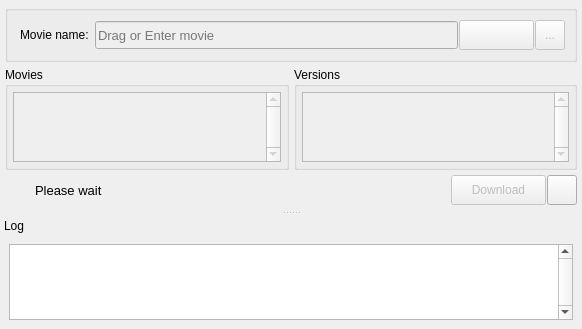
<?xml version="1.0" encoding="UTF-8"?>
<ui version="4.0">
 <class>SubiTMainWindow</class>
 <widget class="QMainWindow" name="SubiTMainWindow">
  <property name="geometry">
   <rect>
    <x>0</x>
    <y>0</y>
    <width>582</width>
    <height>322</height>
   </rect>
  </property>
  <property name="sizeIncrement">
   <size>
    <width>1</width>
    <height>1</height>
   </size>
  </property>
  <property name="baseSize">
   <size>
    <width>1</width>
    <height>1</height>
   </size>
  </property>
  <property name="contextMenuPolicy">
   <enum>Qt::DefaultContextMenu</enum>
  </property>
  <property name="acceptDrops">
   <bool>true</bool>
  </property>
  <property name="windowTitle">
   <string>SubiT</string>
  </property>
  <property name="windowIcon">
   <iconset resource="images.qrc">
    <normaloff>:/Global/icon-icon.png</normaloff>:/Global/icon-icon.png</iconset>
  </property>
  <property name="layoutDirection">
   <enum>Qt::LeftToRight</enum>
  </property>
  <property name="autoFillBackground">
   <bool>true</bool>
  </property>
  <property name="iconSize">
   <size>
    <width>128</width>
    <height>128</height>
   </size>
  </property>
  <property name="toolButtonStyle">
   <enum>Qt::ToolButtonIconOnly</enum>
  </property>
  <property name="animated">
   <bool>true</bool>
  </property>
  <property name="documentMode">
   <bool>false</bool>
  </property>
  <property name="tabShape">
   <enum>QTabWidget::Rounded</enum>
  </property>
  <property name="dockNestingEnabled">
   <bool>true</bool>
  </property>
  <property name="dockOptions">
   <set>QMainWindow::AllowNestedDocks|QMainWindow::AnimatedDocks</set>
  </property>
  <property name="unifiedTitleAndToolBarOnMac">
   <bool>false</bool>
  </property>
  <widget class="QWidget" name="mainWidget">
   <property name="sizePolicy">
    <sizepolicy hsizetype="Expanding" vsizetype="Expanding">
     <horstretch>0</horstretch>
     <verstretch>0</verstretch>
    </sizepolicy>
   </property>
   <layout class="QVBoxLayout" name="verticalLayout_2">
    <property name="spacing">
     <number>5</number>
    </property>
    <property name="margin">
     <number>5</number>
    </property>
    <item>
     <widget class="QGroupBox" name="inputGroupBox">
      <property name="title">
       <string/>
      </property>
      <property name="flat">
       <bool>false</bool>
      </property>
      <layout class="QHBoxLayout" name="horizontalLayout">
       <property name="spacing">
        <number>1</number>
       </property>
       <item>
        <widget class="QLabel" name="movieNameLabel">
         <property name="enabled">
          <bool>true</bool>
         </property>
         <property name="minimumSize">
          <size>
           <width>0</width>
           <height>0</height>
          </size>
         </property>
         <property name="maximumSize">
          <size>
           <width>16777215</width>
           <height>16777215</height>
          </size>
         </property>
         <property name="styleSheet">
          <string notr="true">padding-right: 2px</string>
         </property>
         <property name="text">
          <string>Movie name:</string>
         </property>
        </widget>
       </item>
       <item>
        <widget class="QLineEdit" name="movieNameLineEdit">
         <property name="enabled">
          <bool>false</bool>
         </property>
         <property name="sizePolicy">
          <sizepolicy hsizetype="MinimumExpanding" vsizetype="Preferred">
           <horstretch>0</horstretch>
           <verstretch>0</verstretch>
          </sizepolicy>
         </property>
         <property name="minimumSize">
          <size>
           <width>50</width>
           <height>28</height>
          </size>
         </property>
         <property name="maximumSize">
          <size>
           <width>16777215</width>
           <height>28</height>
          </size>
         </property>
         <property name="baseSize">
          <size>
           <width>0</width>
           <height>0</height>
          </size>
         </property>
         <property name="font">
          <font>
           <pointsize>10</pointsize>
          </font>
         </property>
         <property name="autoFillBackground">
          <bool>false</bool>
         </property>
         <property name="styleSheet">
          <string notr="true">margin-left: 0px;
margin-right: 0px;</string>
         </property>
         <property name="frame">
          <bool>true</bool>
         </property>
         <property name="dragEnabled">
          <bool>true</bool>
         </property>
         <property name="placeholderText">
          <string>Drag or Enter movie</string>
         </property>
        </widget>
       </item>
       <item>
        <widget class="QToolButton" name="movieNameGoToolButton">
         <property name="enabled">
          <bool>false</bool>
         </property>
         <property name="minimumSize">
          <size>
           <width>75</width>
           <height>30</height>
          </size>
         </property>
         <property name="maximumSize">
          <size>
           <width>2</width>
           <height>30</height>
          </size>
         </property>
         <property name="layoutDirection">
          <enum>Qt::LeftToRight</enum>
         </property>
         <property name="text">
          <string/>
         </property>
         <property name="icon">
          <iconset resource="images.qrc">
           <normaloff>:/MainWindow/icon-main-search.png</normaloff>:/MainWindow/icon-main-search.png</iconset>
         </property>
         <property name="iconSize">
          <size>
           <width>22</width>
           <height>22</height>
          </size>
         </property>
         <property name="autoExclusive">
          <bool>false</bool>
         </property>
         <property name="toolButtonStyle">
          <enum>Qt::ToolButtonIconOnly</enum>
         </property>
        </widget>
       </item>
       <item>
        <widget class="QToolButton" name="movieNameBrowseToolButton">
         <property name="enabled">
          <bool>false</bool>
         </property>
         <property name="minimumSize">
          <size>
           <width>30</width>
           <height>30</height>
          </size>
         </property>
         <property name="maximumSize">
          <size>
           <width>30</width>
           <height>30</height>
          </size>
         </property>
         <property name="text">
          <string>...</string>
         </property>
         <property name="iconSize">
          <size>
           <width>20</width>
           <height>20</height>
          </size>
         </property>
         <property name="toolButtonStyle">
          <enum>Qt::ToolButtonTextOnly</enum>
         </property>
        </widget>
       </item>
      </layout>
     </widget>
    </item>
    <item>
     <layout class="QGridLayout" name="selectionScopeLayout">
      <item row="0" column="0">
       <layout class="QHBoxLayout" name="listWidgetsLayout">
        <item>
         <widget class="QGroupBox" name="moviesGroupBox">
          <property name="title">
           <string>Movies</string>
          </property>
          <property name="flat">
           <bool>false</bool>
          </property>
          <layout class="QHBoxLayout" name="horizontalLayout_3">
           <property name="spacing">
            <number>5</number>
           </property>
           <property name="margin">
            <number>5</number>
           </property>
           <item>
            <widget class="QListWidget" name="moviesListWidget">
             <property name="enabled">
              <bool>false</bool>
             </property>
             <property name="sizePolicy">
              <sizepolicy hsizetype="Expanding" vsizetype="Expanding">
               <horstretch>0</horstretch>
               <verstretch>0</verstretch>
              </sizepolicy>
             </property>
             <property name="verticalScrollBarPolicy">
              <enum>Qt::ScrollBarAlwaysOn</enum>
             </property>
             <property name="horizontalScrollBarPolicy">
              <enum>Qt::ScrollBarAlwaysOff</enum>
             </property>
             <property name="autoScroll">
              <bool>false</bool>
             </property>
             <property name="editTriggers">
              <set>QAbstractItemView::NoEditTriggers</set>
             </property>
             <property name="showDropIndicator" stdset="0">
              <bool>false</bool>
             </property>
             <property name="alternatingRowColors">
              <bool>false</bool>
             </property>
             <property name="iconSize">
              <size>
               <width>16</width>
               <height>16</height>
              </size>
             </property>
            </widget>
           </item>
          </layout>
         </widget>
        </item>
        <item>
         <widget class="QGroupBox" name="versionsGroupBox">
          <property name="title">
           <string>Versions</string>
          </property>
          <property name="flat">
           <bool>false</bool>
          </property>
          <layout class="QHBoxLayout" name="horizontalLayout_2" stretch="0">
           <property name="spacing">
            <number>5</number>
           </property>
           <property name="margin">
            <number>5</number>
           </property>
           <item>
            <widget class="QListWidget" name="versionsListWidget">
             <property name="enabled">
              <bool>false</bool>
             </property>
             <property name="verticalScrollBarPolicy">
              <enum>Qt::ScrollBarAlwaysOn</enum>
             </property>
             <property name="horizontalScrollBarPolicy">
              <enum>Qt::ScrollBarAlwaysOff</enum>
             </property>
             <property name="autoScroll">
              <bool>false</bool>
             </property>
             <property name="editTriggers">
              <set>QAbstractItemView::NoEditTriggers</set>
             </property>
             <property name="showDropIndicator" stdset="0">
              <bool>false</bool>
             </property>
            </widget>
           </item>
          </layout>
         </widget>
        </item>
       </layout>
      </item>
     </layout>
    </item>
    <item>
     <layout class="QHBoxLayout" name="bottomLayout">
      <property name="spacing">
       <number>1</number>
      </property>
      <property name="sizeConstraint">
       <enum>QLayout::SetNoConstraint</enum>
      </property>
      <property name="leftMargin">
       <number>0</number>
      </property>
      <item>
       <widget class="QFrame" name="directionLogsFrame">
        <property name="sizePolicy">
         <sizepolicy hsizetype="MinimumExpanding" vsizetype="Fixed">
          <horstretch>0</horstretch>
          <verstretch>0</verstretch>
         </sizepolicy>
        </property>
        <property name="minimumSize">
         <size>
          <width>0</width>
          <height>30</height>
         </size>
        </property>
        <property name="maximumSize">
         <size>
          <width>16777215</width>
          <height>30</height>
         </size>
        </property>
        <property name="autoFillBackground">
         <bool>false</bool>
        </property>
        <property name="styleSheet">
         <string notr="true">padding: 0px;
margin: 0px;</string>
        </property>
        <layout class="QHBoxLayout" name="directionLogsLayout">
         <property name="spacing">
          <number>2</number>
         </property>
         <property name="leftMargin">
          <number>0</number>
         </property>
         <property name="topMargin">
          <number>1</number>
         </property>
         <property name="rightMargin">
          <number>0</number>
         </property>
         <property name="bottomMargin">
          <number>1</number>
         </property>
         <item>
          <widget class="QLabel" name="directionLogsIconLabel">
           <property name="sizePolicy">
            <sizepolicy hsizetype="Preferred" vsizetype="Fixed">
             <horstretch>0</horstretch>
             <verstretch>0</verstretch>
            </sizepolicy>
           </property>
           <property name="minimumSize">
            <size>
             <width>28</width>
             <height>28</height>
            </size>
           </property>
           <property name="maximumSize">
            <size>
             <width>28</width>
             <height>28</height>
            </size>
           </property>
           <property name="styleSheet">
            <string notr="true">padding: 0px;
padding-left: 4px;</string>
           </property>
           <property name="text">
            <string/>
           </property>
           <property name="textFormat">
            <enum>Qt::RichText</enum>
           </property>
           <property name="pixmap">
            <pixmap resource="images.qrc">:/MainWindow/icon-main-info.png</pixmap>
           </property>
           <property name="textInteractionFlags">
            <set>Qt::NoTextInteraction</set>
           </property>
          </widget>
         </item>
         <item>
          <widget class="QLabel" name="directionLogsLabel">
           <property name="enabled">
            <bool>true</bool>
           </property>
           <property name="sizePolicy">
            <sizepolicy hsizetype="MinimumExpanding" vsizetype="Fixed">
             <horstretch>0</horstretch>
             <verstretch>0</verstretch>
            </sizepolicy>
           </property>
           <property name="minimumSize">
            <size>
             <width>0</width>
             <height>28</height>
            </size>
           </property>
           <property name="maximumSize">
            <size>
             <width>16777215</width>
             <height>28</height>
            </size>
           </property>
           <property name="font">
            <font>
             <pointsize>10</pointsize>
            </font>
           </property>
           <property name="styleSheet">
            <string notr="true">padding: 0px;
padding-left: 0px;</string>
           </property>
           <property name="text">
            <string>Please wait</string>
           </property>
           <property name="textFormat">
            <enum>Qt::PlainText</enum>
           </property>
           <property name="scaledContents">
            <bool>false</bool>
           </property>
           <property name="alignment">
            <set>Qt::AlignLeading|Qt::AlignLeft|Qt::AlignVCenter</set>
           </property>
           <property name="textInteractionFlags">
            <set>Qt::NoTextInteraction</set>
           </property>
          </widget>
         </item>
        </layout>
       </widget>
      </item>
      <item>
       <widget class="QToolButton" name="downloadVersionToolButton">
        <property name="enabled">
         <bool>false</bool>
        </property>
        <property name="sizePolicy">
         <sizepolicy hsizetype="Fixed" vsizetype="Fixed">
          <horstretch>0</horstretch>
          <verstretch>0</verstretch>
         </sizepolicy>
        </property>
        <property name="minimumSize">
         <size>
          <width>95</width>
          <height>30</height>
         </size>
        </property>
        <property name="maximumSize">
         <size>
          <width>95</width>
          <height>30</height>
         </size>
        </property>
        <property name="text">
         <string>Download</string>
        </property>
        <property name="icon">
         <iconset resource="images.qrc">
          <normaloff>:/MainWindow/icon-main-download.png</normaloff>:/MainWindow/icon-main-download.png</iconset>
        </property>
        <property name="iconSize">
         <size>
          <width>22</width>
          <height>22</height>
         </size>
        </property>
        <property name="toolButtonStyle">
         <enum>Qt::ToolButtonTextBesideIcon</enum>
        </property>
       </widget>
      </item>
      <item>
       <widget class="QToolButton" name="toolsToolButton">
        <property name="minimumSize">
         <size>
          <width>30</width>
          <height>30</height>
         </size>
        </property>
        <property name="maximumSize">
         <size>
          <width>30</width>
          <height>30</height>
         </size>
        </property>
        <property name="contextMenuPolicy">
         <enum>Qt::PreventContextMenu</enum>
        </property>
        <property name="text">
         <string/>
        </property>
        <property name="icon">
         <iconset resource="images.qrc">
          <normaloff>:/MainWindow/icon-main-tools.png</normaloff>:/MainWindow/icon-main-tools.png</iconset>
        </property>
        <property name="iconSize">
         <size>
          <width>22</width>
          <height>22</height>
         </size>
        </property>
       </widget>
      </item>
     </layout>
    </item>
   </layout>
  </widget>
  <widget class="QDockWidget" name="logDockWidget">
   <property name="minimumSize">
    <size>
     <width>91</width>
     <height>113</height>
    </size>
   </property>
   <property name="styleSheet">
    <string notr="true"/>
   </property>
   <property name="floating">
    <bool>false</bool>
   </property>
   <property name="features">
    <set>QDockWidget::NoDockWidgetFeatures</set>
   </property>
   <property name="allowedAreas">
    <set>Qt::BottomDockWidgetArea</set>
   </property>
   <property name="windowTitle">
    <string>Log</string>
   </property>
   <attribute name="dockWidgetArea">
    <number>8</number>
   </attribute>
   <widget class="QWidget" name="dockWidgetContents">
    <layout class="QVBoxLayout" name="verticalLayout">
     <property name="spacing">
      <number>0</number>
     </property>
     <item>
      <widget class="QListWidget" name="logListWidget">
       <property name="enabled">
        <bool>true</bool>
       </property>
       <property name="sizePolicy">
        <sizepolicy hsizetype="Preferred" vsizetype="Preferred">
         <horstretch>0</horstretch>
         <verstretch>0</verstretch>
        </sizepolicy>
       </property>
       <property name="verticalScrollBarPolicy">
        <enum>Qt::ScrollBarAlwaysOn</enum>
       </property>
       <property name="horizontalScrollBarPolicy">
        <enum>Qt::ScrollBarAlwaysOff</enum>
       </property>
       <property name="editTriggers">
        <set>QAbstractItemView::NoEditTriggers</set>
       </property>
       <property name="selectionMode">
        <enum>QAbstractItemView::NoSelection</enum>
       </property>
      </widget>
     </item>
    </layout>
   </widget>
  </widget>
  <action name="actionSubiT_Website">
   <property name="icon">
    <iconset>
     <normaloff>:/images/icon-global.png</normaloff>:/images/icon-global.png</iconset>
   </property>
   <property name="text">
    <string>SubiT Website</string>
   </property>
  </action>
  <action name="actionAbout_SubiT">
   <property name="icon">
    <iconset>
     <normaloff>:/images/icon-about.png</normaloff>:/images/icon-about.png</iconset>
   </property>
   <property name="text">
    <string>About SubiT</string>
   </property>
  </action>
  <action name="actionBrowse">
   <property name="icon">
    <iconset>
     <normaloff>:/images/icon-search.png</normaloff>:/images/icon-search.png</iconset>
   </property>
   <property name="text">
    <string>Browse</string>
   </property>
  </action>
  <action name="actionExit">
   <property name="text">
    <string>Exit</string>
   </property>
  </action>
  <action name="actionShow_Settings">
   <property name="icon">
    <iconset>
     <normaloff>:/images/icon-global.png</normaloff>:/images/icon-global.png</iconset>
   </property>
   <property name="text">
    <string>Global</string>
   </property>
  </action>
  <action name="actionProviders">
   <property name="icon">
    <iconset>
     <normaloff>:/images/icon-handlers.png</normaloff>:/images/icon-handlers.png</iconset>
   </property>
   <property name="text">
    <string>Providers</string>
   </property>
  </action>
  <action name="actionAssociation">
   <property name="icon">
    <iconset>
     <normaloff>:/images/icon-registry.png</normaloff>:/images/icon-registry.png</iconset>
   </property>
   <property name="text">
    <string>Association</string>
   </property>
  </action>
  <action name="movieNameBrowseAction">
   <property name="icon">
    <iconset>
     <normaloff>:/images/icon-browse.png</normaloff>:/images/icon-browse.png</iconset>
   </property>
   <property name="text">
    <string>Browse</string>
   </property>
  </action>
  <action name="exitAction">
   <property name="checkable">
    <bool>false</bool>
   </property>
   <property name="icon">
    <iconset>
     <normaloff>:/images/icon-exit.png</normaloff>:/images/icon-exit.png</iconset>
   </property>
   <property name="text">
    <string>Exit</string>
   </property>
  </action>
  <action name="actionPreferences">
   <property name="text">
    <string>Global</string>
   </property>
  </action>
  <action name="subitWebsiteAction">
   <property name="icon">
    <iconset>
     <normaloff>:/images/icon-website.png</normaloff>:/images/icon-website.png</iconset>
   </property>
   <property name="text">
    <string>SubiT's Website</string>
   </property>
  </action>
  <action name="aboutSubitAction">
   <property name="icon">
    <iconset>
     <normaloff>:/images/icon-about.png</normaloff>:/images/icon-about.png</iconset>
   </property>
   <property name="text">
    <string>About SubiT</string>
   </property>
  </action>
  <action name="actionProviders_2">
   <property name="text">
    <string>Providers</string>
   </property>
  </action>
  <action name="actionAssociation_2">
   <property name="text">
    <string>Association</string>
   </property>
  </action>
  <action name="showLogAction">
   <property name="checkable">
    <bool>true</bool>
   </property>
   <property name="icon">
    <iconset>
     <normaloff>:/images/icon-log.png</normaloff>:/images/icon-log.png</iconset>
   </property>
   <property name="text">
    <string>Show Log</string>
   </property>
   <property name="shortcutContext">
    <enum>Qt::WindowShortcut</enum>
   </property>
   <property name="visible">
    <bool>true</bool>
   </property>
   <property name="softKeyRole">
    <enum>QAction::NoSoftKey</enum>
   </property>
  </action>
  <action name="globalSettingsAction">
   <property name="icon">
    <iconset>
     <normaloff>:/images/icon-global.png</normaloff>:/images/icon-global.png</iconset>
   </property>
   <property name="text">
    <string>Global</string>
   </property>
  </action>
  <action name="providersSettingsAction">
   <property name="icon">
    <iconset>
     <normaloff>:/images/icon-providers.png</normaloff>:/images/icon-providers.png</iconset>
   </property>
   <property name="text">
    <string>Providers</string>
   </property>
  </action>
  <action name="associationSettingsAction">
   <property name="icon">
    <iconset>
     <normaloff>:/images/icon-association.png</normaloff>:/images/icon-association.png</iconset>
   </property>
   <property name="text">
    <string>Association</string>
   </property>
  </action>
  <action name="prefrencesAction">
   <property name="icon">
    <iconset>
     <normaloff>:/images/icon-config.png</normaloff>:/images/icon-config.png</iconset>
   </property>
   <property name="text">
    <string>Prefrences</string>
   </property>
  </action>
 </widget>
 <resources>
  <include location="images.qrc"/>
 </resources>
 <connections/>
</ui>
